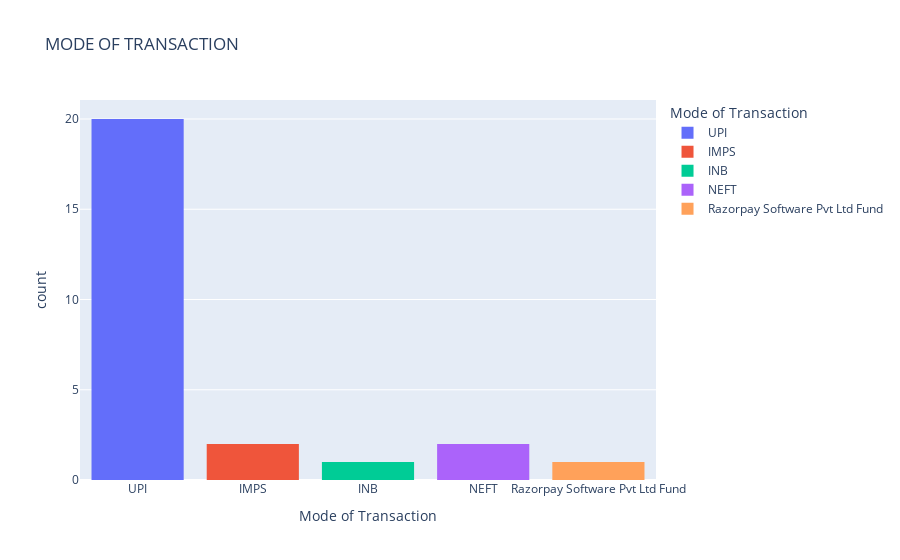

Here is the notebook cell this chart was saved with:
### Code cell
fig=px.histogram(Final_statm,x="Mode of Transaction",
                 color="Mode of Transaction",
                 title="MODE OF TRANSACTION")
fig.show()

### Figure 1 — Plotly figure (JSON) as saved in the notebook; plotly's stock layout.template omitted (floating-point values rounded to 4 significant figures)
{"data": [{"alignmentgroup": "True", "bingroup": "x", "hovertemplate": "Mode of Transaction=%{x}<br>count=%{y}<extra></extra>", "legendgroup": "UPI", "marker": {"color": "#636efa", "pattern": {"shape": ""}}, "name": "UPI", "offsetgroup": "UPI", "orientation": "v", "showlegend": true, "type": "histogram", "x": ["UPI", "UPI", "UPI", "UPI", "UPI", "UPI", "UPI", "UPI", "UPI", "UPI", "UPI", "UPI", "UPI", "UPI", "UPI", "UPI", "UPI", "UPI", "UPI", "UPI"], "xaxis": "x", "yaxis": "y"}, {"alignmentgroup": "True", "bingroup": "x", "hovertemplate": "Mode of Transaction=%{x}<br>count=%{y}<extra></extra>", "legendgroup": "IMPS", "marker": {"color": "#EF553B", "pattern": {"shape": ""}}, "name": "IMPS", "offsetgroup": "IMPS", "orientation": "v", "showlegend": true, "type": "histogram", "x": ["IMPS", "IMPS"], "xaxis": "x", "yaxis": "y"}, {"alignmentgroup": "True", "bingroup": "x", "hovertemplate": "Mode of Transaction=%{x}<br>count=%{y}<extra></extra>", "legendgroup": "INB", "marker": {"color": "#00cc96", "pattern": {"shape": ""}}, "name": "INB", "offsetgroup": "INB", "orientation": "v", "showlegend": true, "type": "histogram", "x": ["INB"], "xaxis": "x", "yaxis": "y"}, {"alignmentgroup": "True", "bingroup": "x", "hovertemplate": "Mode of Transaction=%{x}<br>count=%{y}<extra></extra>", "legendgroup": "NEFT", "marker": {"color": "#ab63fa", "pattern": {"shape": ""}}, "name": "NEFT", "offsetgroup": "NEFT", "orientation": "v", "showlegend": true, "type": "histogram", "x": ["NEFT", "NEFT"], "xaxis": "x", "yaxis": "y"}, {"alignmentgroup": "True", "bingroup": "x", "hovertemplate": "Mode of Transaction=%{x}<br>count=%{y}<extra></extra>", "legendgroup": "Razorpay Software Pvt Ltd Fund", "marker": {"color": "#FFA15A", "pattern": {"shape": ""}}, "name": "Razorpay Software Pvt Ltd Fund", "offsetgroup": "Razorpay Software Pvt Ltd Fund", "orientation": "v", "showlegend": true, "type": "histogram", "x": ["Razorpay Software Pvt Ltd Fund"], "xaxis": "x", "yaxis": "y"}], "layout": {"barmode": "relative", "legend": {"title": {"text": "Mode of Transaction"}, "tracegroupgap": 0}, "title": {"text": "MODE OF TRANSACTION"}, "xaxis": {"anchor": "y", "categoryarray": ["UPI", "IMPS", "INB", "NEFT", "Razorpay Software Pvt Ltd Fund"], "categoryorder": "array", "domain": [0, 1], "title": {"text": "Mode of Transaction"}}, "yaxis": {"anchor": "x", "domain": [0, 1], "title": {"text": "count"}}}}
